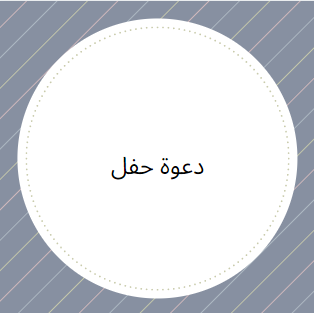
#> input picture Traitement d'images_Reconnaissance_Des _Lettres_Arabes/Reconnaissance_Des _Lettres_Arabes/src/test/Z.PNG, 314 x 313 px
$ python -i preprocessing.py   (imports and definitions only)
#> lines starting #> are read from the running program, lines starting #| are printed output that depends on the picture; after the words box and inside, x2 and y2 are one past the last pixel; in counts of white or black regions, pixels touching at a corner belong together
#> further down, picture is the input picture: shape (313, 314, 3); mean B, G, R 219.4, 213.5, 210.4
import numpy as np
import cv2 as cv
import matplotlib.pyplot as plt
from scipy.ndimage import interpolation as inter
from PIL import Image as im


def binary_otsus(image, filter:int=1):
    """Limiter une image entre 0 et 255 en utilisant la binarisation d'Otsu(Open cv)"""
#> called with filter = 1
#La forme de l'image est accessible par img.shape. Il renvoie un tuple de nombre de lignes, de colonnes et de canaux (si l'image est en couleur)
    if len(image.shape) == 3:
        gray_img = cv.cvtColor(image, cv.COLOR_BGR2GRAY)
    else:
        gray_img = image

    #binarisation d'Otsu
    if filter != 0:
        blur = cv.GaussianBlur(gray_img, (3,3), 0)
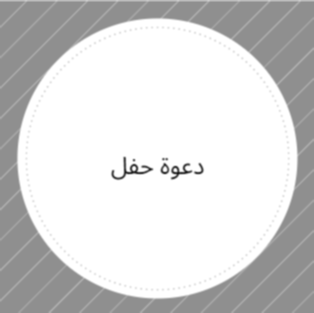
#> blur: shape (313, 314); min 28, max 255, mean 213.1
        binary_img = cv.threshold(blur, 0, 255, cv.THRESH_BINARY+cv.THRESH_OTSU)[1]
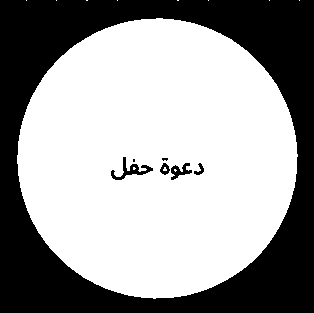
#> binary_img: shape (313, 314); 62.1% white; 7 black regions (2 under 20 px), largest, box (x1, y1, x2, y2) and area: (0, 0, 314, 313) 36693, (111, 157, 153, 180) 284, (171, 163, 192, 180) 166, (160, 163, 170, 175) 69, (194, 163, 204, 175) 55
    else:
        binary_img = cv.threshold(gray_img, 0, 255, cv.THRESH_BINARY+cv.THRESH_OTSU)[1]

    return binary_img


# [39 lines left out: functions find_score, deskew, vexpand, hexpand, not called in this run]
def valid(row, col, vis, word):
    return (row < vis.shape[0] and col < vis.shape[1] and row >= 0 and col >=0 and vis[row][col] == 0 and word[row][col] > 0)
# [21 lines left out: functions dfs, erase_points, not called in this run]

>>> import cv2
>>> picture = cv2.imread('test/Z.PNG')
>>> result = binary_otsus(picture)
